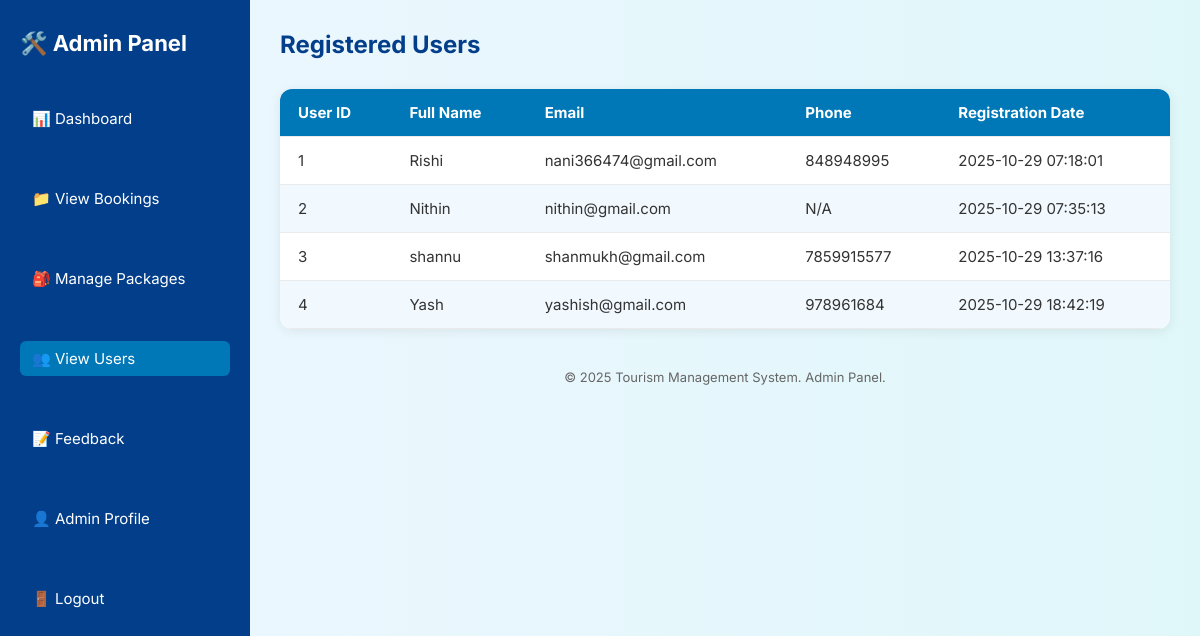
Screenshot of /admin/users (signed in) with the database file from the repository.
### tables this page shows
CREATE TABLE users (
        id INTEGER PRIMARY KEY AUTOINCREMENT,
        fullname TEXT NOT NULL,
        email TEXT UNIQUE NOT NULL,
        password_hash TEXT NOT NULL,
        phone TEXT,
        location TEXT,
        created_at TIMESTAMP DEFAULT CURRENT_TIMESTAMP
    );

### app.py (the view)
@app.route("/admin/users")
@admin_required
def view_users():
    db = get_db()
    users = db.execute("SELECT id, fullname, email, phone, created_at FROM users").fetchall()
    return render_template("user_list.html", users=users)

### app.py (called while the page is built)
def get_db():
    if "db" not in g:
        db_url = os.environ.get("DATABASE_URL")  # Render will provide this
        if db_url:
            url = urlparse(db_url)
            g.db = psycopg2.connect(
                database=url.path[1:],
                user=url.username,
                password=url.password,
                host=url.hostname,
                port=url.port
            )
            g.db.autocommit = True
        else:
            g.db = sqlite3.connect(DB_PATH)
            g.db.row_factory = sqlite3.Row
            g.db.execute("PRAGMA foreign_keys = ON;")
    return g.db

def admin_required(f):
    from functools import wraps
    @wraps(f)
    def _wrap(*args, **kwargs):
        if "admin_id" not in session:
            flash("Admin login required.", "warning")
            return redirect(url_for("admin_login"))
        return f(*args, **kwargs)
    return _wrap

### templates/user_list.html (shortened to what this page needs)
<!DOCTYPE html>
<html lang="en">
<head>
</head>
<body>
  <aside class="sidebar">
    <h2>🛠️ Admin Panel</h2>
    <a href="{{ url_for('admin_dashboard') }}" class="nav-link">📊 Dashboard</a>
    <a href="{{ url_for('all_bookings') }}" class="nav-link">📁 View Bookings</a>
    <a href="{{ url_for('admin_packages') }}" class="nav-link">🎒 Manage Packages</a>
    <a href="{{ url_for('view_users') }}" class="nav-link active">👥 View Users</a>
    <a href="{{ url_for('feedback_reports') }}" class="nav-link">📝 Feedback</a>
    <a href="{{ url_for('admin_profile') }}" class="nav-link">👤 Admin Profile</a>
    <a href="{{ url_for('index') }}" class="nav-link">🚪 Logout</a>
  </aside>
  <main class="main-content">
    <div class="header"><h1>Registered Users</h1></div>
    <table>
      <thead>
        <tr><th>User ID</th><th>Full Name</th><th>Email</th><th>Phone</th><th>Registration Date</th></tr>
      </thead>
      <tbody>
        {% for user in users %}
          <tr>
            <td>{{ user.id }}</td>
            <td>{{ user.fullname or "N/A" }}</td>
            <td>{{ user.email or "N/A" }}</td>
            <td>{{ user.phone or "N/A" }}</td>
            <td>
              {% if user.created_at %}
                {{ user.created_at.strftime('%Y-%m-%d') if user.created_at.__class__.__name__ == "datetime" else user.created_at }}
              {% else %}
                N/A
              {% endif %}
            </td>
          </tr>
        {% else %}
          <tr><td colspan="5" class="empty-row">No users registered yet.</td></tr>
        {% endfor %}
      </tbody>
    </table>
    <footer>&copy; 2025 Tourism Management System. Admin Panel.</footer>
  </main>
</body>
</html>

### templates/user_list.html (style rules this page uses)
* { box-sizing: border-box; margin: 0; padding: 0; font-family: 'Inter', sans-serif; }
body { display: flex; min-height: 100vh; background: linear-gradient(to right, #eef7ff, #e0f7fa); }
.sidebar { width: 250px; background-color: #023e8a; padding: 30px 20px; color: white; display: flex; flex-direction: column; gap: 25px; }
.sidebar h2 { font-size: 22px; margin-bottom: 10px; }
.nav-link { text-decoration: none; color: white; margin: 10px 0; display: block; font-size: 15px; transition: background-color 0.3s; padding: 8px 12px; border-radius: 6px; }
.nav-link:hover, .nav-link.active { background-color: #0077b6; }
.main-content { flex: 1; padding: 30px; }
.header { margin-bottom: 30px; }
.header h1 { font-size: 24px; color: #023e8a; }
table { width: 100%; border-collapse: collapse; background-color: white; border-radius: 12px; box-shadow: 0 2px 12px rgba(0,0,0,0.08); overflow: hidden; }
th, td { padding: 14px 18px; text-align: left; font-size: 15px; border-bottom: 1px solid #eaeaea; }
th { background-color: #0077b6; color: white; }
tr:nth-child(even) { background-color: #f1f9ff; }
td { color: #333; }
footer { margin-top: 40px; text-align: center; font-size: 13px; color: #666; }

### rows the page displays
users: id "1", fullname "Rishi", email "nani366474@gmail.com", phone "848948995", created_at "2025-10-29 07:18:01"
users: id "2", fullname "Nithin", email "nithin@gmail.com", phone "N/A", created_at "2025-10-29 07:35:13"
users: id "3", fullname "shannu", email "shanmukh@gmail.com", phone "7859915577", created_at "2025-10-29 13:37:16"
users: id "4", fullname "Yash", email "yashish@gmail.com", phone "978961684", created_at "2025-10-29 18:42:19"
